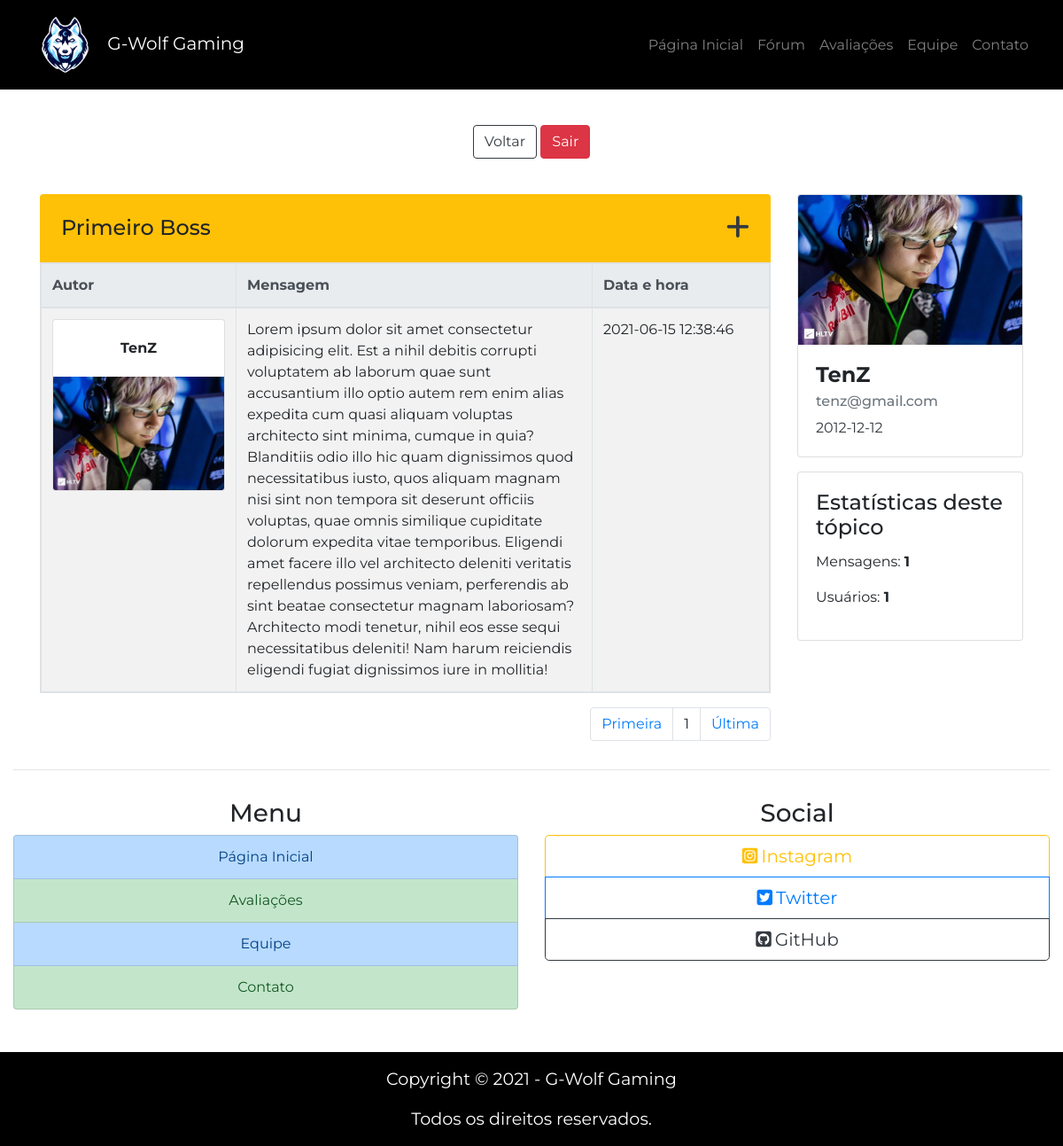
The page /topicos/first-boss.php (signed in) on the database its author committed.
### tables this page shows
CREATE TABLE IF NOT EXISTS `mensagens_topico` (
  `id_msg` int(11) NOT NULL AUTO_INCREMENT,
  `conteudo_msg` varchar(3000) NOT NULL,
  `autor_msg` varchar(255) NOT NULL,
  `img_autor_msg` varchar(40) NOT NULL,
  `data_msg` datetime NOT NULL,
  `topico_msg` varchar(255) NOT NULL,
  PRIMARY KEY (`id_msg`)
);

### topicos/first-boss.php (the view, shortened to what this page needs)
<?php
include_once("../php/conexao.php");
$contar_msg = "SELECT * FROM mensagens_topico WHERE topico_msg = 'Primeiro Boss'";
$resultado_contar_msg = mysqli_query($connect, $contar_msg);
$total_msg = mysqli_num_rows($resultado_contar_msg);
$contar_usuarios = "SELECT autor_msg, COUNT(autor_msg) as total FROM mensagens_topico WHERE topico_msg = 'Primeiro Boss' GROUP BY autor_msg";
$resultado_contar_usuarios = mysqli_query($connect, $contar_usuarios);
$total_usuarios = mysqli_num_rows($resultado_contar_usuarios);
?>
<!DOCTYPE html>
<html lang="pt-br">
<head>
    <link rel="stylesheet" href="https://stackpath.bootstrapcdn.com/bootstrap/4.5.0/css/bootstrap.min.css">
    <link rel="stylesheet" href="../css/global.css">
    <link rel="stylesheet" href="../css/homeforum.css">
</head>
<body>
    <header>
        <nav class="navbar navbar-expand-lg navbar-dark bg-black">
            <div class="container-fluid py-0">
                <a class="navbar-brand text-white p-0" href="../index.php">
                    <img id="logo" src="../assets/logo-sem-texto.png" alt="G-Wolf Gaming">
                    G-Wolf Gaming
                </a>
                <div class="collapse navbar-collapse justify-content-end" id="navbarSite">
                    <ul class="navbar-nav">
                        <li class="nav-item">
                            <a class="nav-link" href="../index.php">Página Inicial</a>
                        </li>
                        <li class="nav-item">
                            <a class="nav-link" href="../forum.php">Fórum</a>
                        </li>
                        <li class="nav-item">
                            <a class="nav-link" href="../avaliacoes.html">Avaliações</a>
                        </li>
                        <li class="nav-item">
                            <a class="nav-link" href="../equipe.html">Equipe</a>
                        </li>
                        <li class="nav-item">
                            <a class="nav-link " href="../contato.php">Contato</a>
                        </li>
                    </ul>
                </div>
            </div>
        </nav>
    </header>
    <main>
        <div class="container mt-2">
            <div class="bg-white mb-3 rounded-bottom">
                <div class="container">
                    <div class="row py-4 d-flex align-items-center">
                        <div class="col-md-12 text-center">
                            <a href="../forum.php" class="btn btn-outline-dark mt-2">Voltar</a>
                            <a href="../php/sair.php"><button class="btn btn-danger mt-2">Sair</button></a>
                        </div>
                    </div>
                </div>
            </div>
            <div class="row">
                <div class="col-12 col-lg-9 col-xl-9">
                    <div id="topic" class="d-flex bg-warning mb-0 p-4 rounded-top justify-content-between">
                        <h2 class="h4 mb-0">Primeiro Boss</h2>
                        <a href class="h4 text-dark mb-0" data-toggle="modal" data-target="#createMsgModal"><i class="fas fa-plus fa-lg"></i></a>
                    </div>
                    <table class="table table-striped table-bordered table-responsive">
                        <thead class="thead-light">
                            <tr>
                                <th scope="col" class="autor-col">Autor</th>
                                <th scope="col" class="msg-col">Mensagem</th>
                                <th scope="col" class="date-col">Data e hora</th>
                            </tr>
                        </thead>
                        <tbody>
                            <?php
                                $pagina_atual = filter_input(INPUT_GET, 'pagina', FILTER_SANITIZE_NUMBER_INT);
                                $pagina = (!empty($pagina_atual)) ? $pagina_atual : 1;
                                $qnt_pagina = 20;
                                $inicio = ($qnt_pagina * $pagina) - $qnt_pagina;
                                $show_msg = "SELECT * FROM mensagens_topico WHERE topico_msg = 'Primeiro Boss' LIMIT $inicio, $qnt_pagina";
                                $resultado_show_msg = mysqli_query($connect, $show_msg);
                                while($row_msg = mysqli_fetch_assoc($resultado_show_msg)):
                            ?>
                            <tr>
                                <td>
                                    <div class="card text-center">
                                        <div class="card-body">
                                            <b><?php echo $row_msg['autor_msg']; ?></b>
                                        </div>
                                        <img class="card-img-bottom" src="../upload/<?php echo $row_msg['img_autor_msg']; ?>" alt="Imagem Autor">
                                    </div>
                                </td>
                                <td>
                                    <?php echo $row_msg['conteudo_msg']; ?>
                                </td>
                                <td>
                                    <div><?php echo $row_msg['data_msg']; ?></div>
                                </td>
                            </tr>
                            <?php
                                endwhile;
                            ?>
                        </tbody>
                    </table>
                    <div>
                        <nav>
                            <ul class="pagination justify-content-end">
                        <?php
                            $result_pg = "SELECT COUNT(id_msg) AS num_result FROM mensagens_topico WHERE topico_msg = 'Primeiro Boss'";
                            $resultado_pg = mysqli_query($connect, $result_pg);
                            $row_pg = mysqli_fetch_assoc($resultado_pg);
                            $quantidade_pg = ceil($row_pg['num_result'] / $qnt_pagina);
                            echo "<li class='page-item'><a class='page-link' href='./first-boss.php?pagina=1'>Primeira</a></li>";
                            echo "<li class='page-item'><a class='page-link'>$pagina</a></li>";
                            echo "<li class='page-item'><a class='page-link' href='./first-boss.php?pagina=$quantidade_pg'>Última</a></li>";
                        ?>
                            </ul>
                        </nav>
                    </div>
                </div>
                <div class="col-12 col-lg-3 col-xl-3">
                    <aside>
                        <div class="row">
                            <div class="col-12 col-sm-6 col-lg-12 col-xl-12">
                                <div class="card mb-3 mb-sm-3 mb-xl-3">
                                    <img src="../upload/<?php echo $_SESSION['usuarioImgPerfil']; ?>" class="card-img-top">
                                    <div class="card-body">
                                        <h4 class="card-title"><b><?php echo $_SESSION['usuarioNome']; ?></b></h4>
                                        <h6 class="card-subtitle mb-2 text-muted"><?php echo $_SESSION['usuarioEmail']; ?></h5>
                                        <p class="card-text text-dark"><?php echo $_SESSION['usuarioDtNasc']; ?></p>
                                    </div>
                                </div>
                            </div>
                            <div class="col-12 col-sm-6 col-lg-12 col-xl-12">
                                <div class="card mb-3 mb-sm-3 mb-xl-3">
                                    <div class="card-body">
                                        <h2 class="h4 card-title">Estatísticas deste tópico</h1>
                                        <p>Mensagens: <b><?php echo $total_msg; ?></b></p>
                                        <p>Usuários: <b><?php echo $total_usuarios; ?></b></p>
                                    </div>
                                </div>
                            </div>
                        </div>
                    </aside>
                </div>
            </div>
        </div>
    </main>
    <footer>
        <div class="container-fluid">
            <div class="row">
                <div class="col-12 mb-3">
                    <hr>
                </div>
                <div class="col-sm-6 mb-4 text-center">
                    <h3>Menu</h3>
                    <div class="list-group">
                        <a class="list-group-item list-group-item-action list-group-item-primary" href="../index.php">Página Inicial</a>
                        <a class="list-group-item list-group-item-action list-group-item-success" href="../avaliacoes.html">Avaliações</a>
                        <a class="list-group-item list-group-item-action list-group-item-primary" href="../equipe.html">Equipe</a>
                        <a class="list-group-item list-group-item-action list-group-item-success" href="../contato.php">Contato</a>
                    </div>
                </div>
                <div class="col-sm-6 mb-1 text-center">
                    <h3>Social</h3>
                    <div class="btn-group-vertical btn-block btn-group-lg" role="group">
                        <a class="btn btn-outline-warning" href="https://www.instagram.com/oficialgwolf/" target="_blank"><i class="fab fa-instagram-square mr-1"></i>Instagram</a>
                        <a class="btn btn-outline-primary" href="https://twitter.com/oficialgwolf" target="_blank"><i class="fab fa-twitter-square mr-1"></i>Twitter</a>
                        <a class="btn btn-outline-dark" href="https://github.com/oficialgwolf" target="_blank"><i class="fab fa-github-square mr-1"></i>GitHub</a>
                    </div>
                </div>
                <div class="col-12 text-center bg-black pt-3 mt-4">
                    <p class="font-size-maior text-white">Copyright © 2021 - G-Wolf Gaming</p>
                    <p class="font-size-maior text-white">Todos os direitos reservados.</p>
                </div>
            </div>
        </div>
    </footer>
</body>
</html>

### css/global.css (style rules this page uses)
body { font-family: 'Montserrat', sans-serif; }
.bg-black { background-color: #000; }
.font-size-maior { font-size: 1.2em; }
#logo { width: 85px; }

### css/homeforum.css (style rules this page uses)
.autor-col { min-width: 220px; }
.msg-col { min-width: 402px; }
.date-col { min-width: 200px; }

### rows shown on the page
mensagens_topico: autor_msg "TenZ", img_autor_msg (picture), conteudo_msg "Lorem ipsum dolor sit amet consectetur adipisicing elit. Est a nihil debitis corrupti voluptatem ab laborum quae sunt accusantium illo optio autem rem enim alias expedita cum quasi aliquam voluptas architecto sint minima, cumque in quia? Blanditiis odio illo hic quam dignissimos quod necessitatibus iusto, quos aliquam magnam nisi sint non tempora sit deserunt officiis voluptas, quae omnis similique cupiditate dolorum expedita vitae temporibus. Eligendi amet facere illo vel architecto deleniti veritatis repellendus possimus veniam, perferendis ab sint beatae consectetur magnam laboriosam? Architecto modi tenetur, nihil eos esse sequi necessitatibus deleniti! Nam harum reiciendis eligendi…", data_msg "2021-06-15 12:38:46"

### other values the page prints
$pagina "1"
$_SESSION['usuarioNome'] "TenZ"
$_SESSION['usuarioEmail'] "tenz@gmail.com"
$_SESSION['usuarioDtNasc'] "2012-12-12"
$total_msg "1"
$total_usuarios "1"
